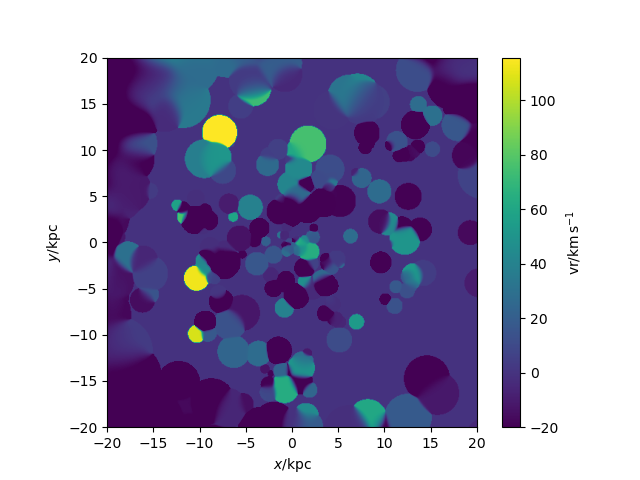

Here is the Python script that generated this plot:
#galaxy 330 ionized gas code
import pynbody
import numpy as np
import pandas as pd
import pynbody.plot.sph	as sph
import matplotlib.pyplot as plt
from pynbody import filt, array

#loading snapshot
s=pynbody.load('/mnt/data0/jillian/gguaman/r330/cosmo25p.768sg1bwK1BHe75.007779')

#setting to physical units
s.physical_units()

#centering halo
pynbody.analysis.angmom.faceon(s)

#filter to only use ionised gas
GasFilter = pynbody.filt.HighPass('temp','15848 K')

#creating image to show velocity of ionised gas
sph.image(s.g[GasFilter],qty="vr",vmin=-20,width=40,denoise=True,approximate_fast=False,log=False)

#plt.show()
plt.savefig("galaxy330_iongas.png")
